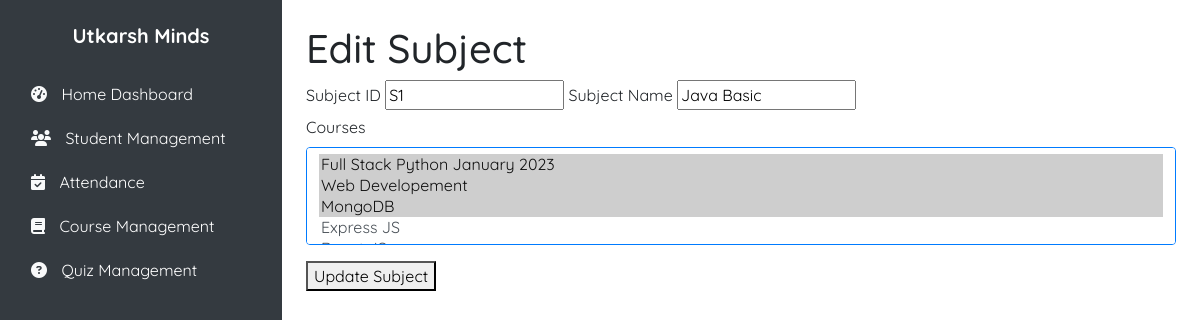
The page /coursemgt/subject_update/S1 on the database its author committed.
### coursemgt/models.py (models this page shows, shortened)
class Subject(models.Model):
    sb_id = models.TextField(primary_key=True)
    sbname = models.CharField(max_length=255)
    courses = models.ManyToManyField(Course, related_name='subjects')

class Course(models.Model):
    c_id = models.TextField(primary_key=True)
    cname = models.CharField(max_length=255)
    cduration = models.IntegerField()

### coursemgt/views.py (the view)
# urls.py: path("subject_update/<str:sb_id>", views.subject_update),
def subject_update(request, sb_id):
    s=Subject.objects.get(pk=sb_id)
    courses = Course.objects.all()
    return render(request, "coursemgt/subject_update.html",{'s':s, 'courses': courses})

### coursemgt/templates/coursemgt/subject_update.html (shortened to what this page needs)
{% extends "base.html" %}
{% block body %}
<h1>Edit Subject</h1>
<div>
    <form action="/coursemgt/subject_do_update/{{ s.sb_id }}" method="POST">
    <label for="sb_id">Subject ID</label>
    <input type="text" name="sb_id" id="sb_id" value="{{s.sb_id}}">
    <label for="sbname">Subject Name</label>
    <input type="text" name="sbname" id="sbname" value="{{s.sbname}}">
    <div class="form-group mb-3">
        <label for="courses">Courses</label>
        <select name="courses" id="courses" class="form-control border-primary" multiple required>
            {% for course in courses %}
            <option value="{{ course.c_id }}" {% if course in s.courses.all %} selected {% endif %}>
                {{ course.cname }}
            </option>
            {% endfor %}
        </select>
    </div>
    <button type="submit">Update Subject</button>
</form>
</div>
{% endblock body %}

### static/css/base_style.css (style rules this page uses)
body { margin: 0; padding: 0; font-family: "Quicksand", sans-serif; font-optical-sizing: auto; font-style: normal; }

### templates/base.html (style rules this page uses)
.d-flex { display: flex; }
.min-vh-100 { min-height: 100vh; }

### rows shown on the page
Subject: sb_id "S1", sbname "Java Basic", courses "Full Stack Python January 2023 ☑ / Web Developement ☑ / MongoDB ☑ / Express JS"
